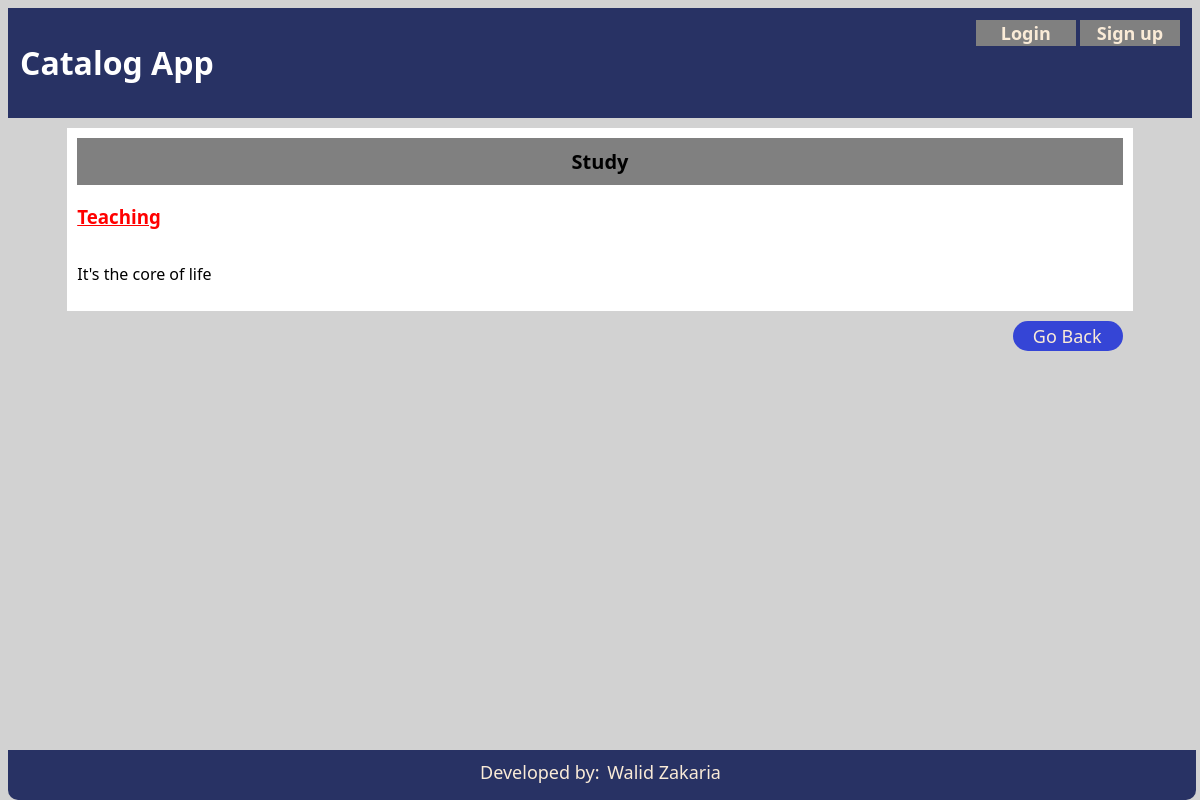
Page /catalog/Study/Teaching on the committed database.
### app/models.py (models this page shows, shortened)
class Category(db.Model):
    __tablename__ = 'category'
    id = db.Column(db.Integer, primary_key=True)
    name = db.Column(db.String(50), nullable=False)

class Item(db.Model):
    __tablename__ = 'item'
    id = db.Column(db.Integer, primary_key=True)
    name = db.Column(db.String(50), nullable=False)
    description = db.Column(db.String(300))
    category_id = db.Column(db.Integer, ForeignKey('category.id'))
    category = relationship(Category)

### app/views.py (the view)
@app.route('/catalog/<string:category_name>/<string:item_name>')
def show_item(category_name, item_name):
    category_id = category_store.get_id_by_name(category_name)
    item = item_store.get_item_by_name_and_category(category_id.id, item_name)
    if current_user.is_authenticated:
        logged_name = current_user.username
    else:
        logged_name = ''
    return render_template('item.html', item=item, category=category_name, current_user=logged_name)

### app/stores.py (called while the page is built)
    def get_id_by_name(self, category_name):
        result = self.data_provider.query.filter_by(name=category_name).first()
        return result

    def get_item_by_name_and_category(self, category_id, item_name):
        result = self.data_provider.query.filter_by(category_id=category_id, name=item_name).first()
        return result

### app/templates/item.html (shortened to what this page needs)
<!DOCTYPE html>
<html lang="en">
<head>
    <link href="../../static/css/style.css" rel="stylesheet">
</head>
<body>
    <header>
        <h1>Catalog App</h1>
        <div id="login">
            {% if current_user != '' %}
                <button id="btn-logout" onclick="location.href='/logout';">Log Out</button>
                <h3>Welcome {{ current_user }}</h3>
            {% else %}
                <button id="btn-login" onclick="location.href='/login';">Login</button>
                <button id="btn-signup" onclick="location.href='/signup';">Sign up</button>
            {% endif %}
        </div>
    </header>
    <main>
        <div id="items">
            <div class="items-list">
                <div class="category-header">{{ category }}</div>
            </div>
            <div class="items-list">
                <h3>{{ item.name }}</h3>
                <p id="item-description">{{ item.description }}</p>
            </div>
        </div>
        <a id="link-back" href="/">Go Back</a>
    </main>
    <footer>
        <p id="my-signature">Developed by: <a id="my-mail" href="mailto:walidpiano@yahoo.com">Walid Zakaria</a></p>
    </footer>
    </body>
</html>

### app/static/css/style.css (style rules this page uses)
* { font-family: 'Segoe UI', Tahoma, Geneva, Verdana, sans-serif; box-sizing: border-box; }
header { background: rgb(40,50,100); padding: 12px; margin: 0 0 10px 0; }
h1 { color: white; display: inline-block; }
#login { float: right; margin: 0 auto; }
#btn-login, #btn-signup { font-size: 16px; background: gray; color: antiquewhite; border: none; width: 100px; font-weight: bold; font-size: 18px; }
body { background: rgb(210,210,210); position: relative; }
main { background: white; max-width: 90%; margin: 0 auto; height: 100%; padding: 10px; }
.items-list { display: flex; flex-wrap: wrap; }
a { display: flex; width: 50%; text-decoration-line: none; color: orangered; font-size: 18px; }
footer { background: rgb(40,50,100); margin: 0 auto; border-radius:0 0 10px 10px; position: fixed; bottom: 0; width: 99%; z-index: 1; height: 50px; text-align: center; padding: 10px; }
#my-signature, #my-mail { color: antiquewhite; display: inline; font-size: 18px; margin: 20px 3px; }
.category-header { width: 100%; font-weight: bold; font-size: 20px; background: grey; margin: 0; padding: 10px 5px; text-align: center; }
h3 { color: red; text-decoration-line: underline; display: block; width: 100%; }
#item-description { display: inline-block; width: 100%; }
#link-back { background: rgb(53, 69, 214); color: antiquewhite; padding: 3px 20px; border-radius: 15px; float: right; margin-top: 20px; width: 110px; }

### rows in the picture
Category: name "Study"
Item: name "Teaching", description "It's the core of life"
